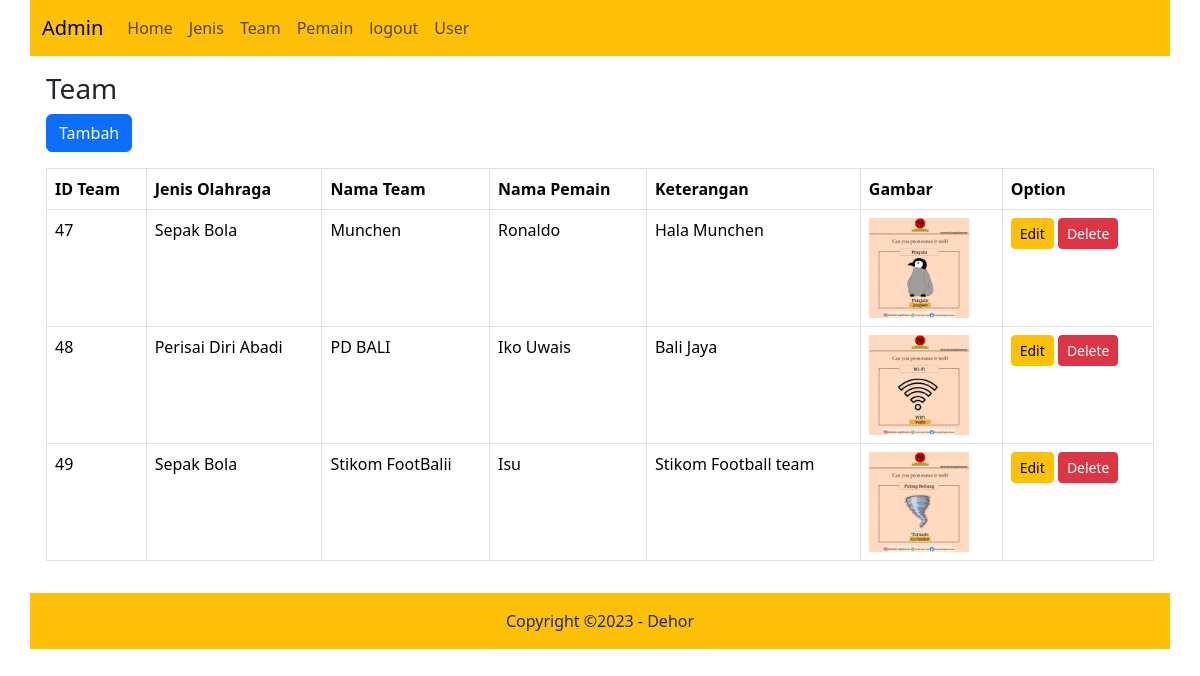
The page /Uas/admin/team/team.php on the database its author committed.
### tables this page shows
CREATE TABLE `tb_team` (
  `id_team` int(10) UNSIGNED NOT NULL,
  `nama` varchar(50) NOT NULL,
  `keterangan` varchar(50) NOT NULL,
  `gambar` varchar(100) NOT NULL,
  `id_jenis` int(10) UNSIGNED NOT NULL,
  `id_pemain` int(11) NOT NULL
);

CREATE TABLE `tb_jenis` (
  `id_jenis` int(10) UNSIGNED NOT NULL,
  `Jenis` varchar(50) NOT NULL
);

CREATE TABLE `tb_pemain` (
  `id_pemain` int(11) NOT NULL,
  `nama` varchar(50) NOT NULL,
  `id_jenis` int(10) UNSIGNED DEFAULT NULL
);

### Uas/admin/functions/functions.php (called while the page is built, shortened)
<?php
$conn =mysqli_connect("localhost","root","","olahraga");
function query($query){
    global $conn;
    $result =mysqli_query($conn, $query);
    $rows = [];
    while( $row = mysqli_fetch_assoc($result)){
        $rows[] = $row;
    }
    return $rows;
}

### Uas/admin/team/team.php (the view)
<?php
require_once '../functions/functions.php';
require_once '../header.php';
 $team = query("SELECT tb_team.nama AS 'nama_team' , tb_pemain.nama AS 'nama_pemain', id_team, jenis, keterangan, gambar
 FROM tb_team
 INNER JOIN tb_jenis ON tb_team.id_jenis = tb_jenis.id_jenis
 INNER JOIN tb_pemain ON tb_team.id_pemain = tb_pemain.id_pemain;");
 ?>
<div class="container">
  <div class="row">
    <div class="col-12 p-3 bg-white">
      <h3>Team</h3>
        <a href="team-tambah.php" class="btn btn-primary mb-3">Tambah</a>
        <table class="table table-bordered">
            <thead>
                <tr>
                    <th>ID Team</th>
                    <th>Jenis Olahraga</th>
                    <th>Nama Team</th>
                    <th>Nama Pemain</th>
                    <th>Keterangan</th>
                    <th>Gambar</th>
                    <th>Option</th>
                </tr>
            </thead>
            <tbody>
            <?php foreach($team as $row):?>
                <tr>
                    <td><?=$row['id_team']?></td>
                    <td><?=$row['jenis']?></td>
                    <td><?=$row['nama_team']?></td>
                    <td><?=$row['nama_pemain']?></td>
                    <td><?=$row['keterangan']?></td>
                    <td><img src="../img/<?=$row['gambar']?>" alt="" width="100px" height="100px"></td>
                    <td>
                    <a href="team-form.php?id_team=<?= $row['id_team'] ?>" class="btn btn-warning btn-sm"> Edit</a>
                    <a href="team-delete.php?id_team=<?= $row['id_team'] ?>" class="btn btn-danger btn-sm" onclick="return confirm('Apakah anda ingin menghapus data ini?')"> Delete</a>
                    </td>
                </tr>
                <?php endforeach; ?>
            </tbody>
        </table>
    </div>
  </div>
</div>
<?php require_once '../footer.php'; ?>

### Uas/admin/header.php (shortened to what this page needs)
<!DOCTYPE html>
<html lang="en">
<head>
    <link href="https://cdn.jsdelivr.net/npm/bootstrap@5.3.2/dist/css/bootstrap.min.css" rel="stylesheet">
    <link rel="stylesheet" href="../../css/style.css">
  </head>
<body class="admin-body">
    <div class="container p-0">
        <div class="row">
            <div class="col-12">
            <nav class="navbar navbar-expand-lg bg-warning">
  <div class="container-fluid">
    <a class="navbar-brand" href="http://localhost/UAS/admin/index.php">Admin</a>
    <div class="collapse navbar-collapse " id="navbarSupportedContent">
      <ul class="navbar-nav me-auto mb-2 mb-lg-0">
        <li class="nav-item">
          <a class="nav-link  text" aria-current="page" href="http://localhost/UAS/admin/index.php">Home</a>
        </li>
        <li class="nav-item">
          <a class="nav-link" href="http://localhost/UAS/admin/jenis/jenis.php">Jenis</a>
        </li>
        <li class="nav-item">
          <a class="nav-link" href="http://localhost/UAS/admin/team/team.php">Team</a>
        </li>
        <li class="nav-item">
          <a class="nav-link" href="http://localhost/UAS/admin/pemain/pemain.php">Pemain</a>
        </li>
        <li class="nav-item">
          <a class="nav-link" href="http://localhost/UAS/admin/logout.php">logout</a>
        </li>
        <li class="nav-item">
          <a class="nav-link" href="http://localhost/UAS/admin/team/userView.php">User</a>
        </li>
    </div>
  </div>
</nav>

### Uas/admin/footer.php (shortened to what this page needs)
<div class="col-12">
    <div class="footer text-center p-3 bg-warning">
      Copyright &copy;2023 - Dehor
    </div>
   </div>
            </div>
        </div>
    </div>
</body>
</html>

### Uas/css/style.css (style rules this page uses)
.admin-body { background-image: url('../img/bg.png'); background-repeat: repeat; }

### rows shown on the page
tb_team: id_team "47", id_jenis.Jenis "Sepak Bola", nama "Munchen", id_pemain.nama "Ronaldo", keterangan "Hala Munchen", gambar (picture)
tb_team: id_team "48", id_jenis.Jenis "Perisai Diri Abadi", nama "PD BALI", id_pemain.nama "Iko Uwais", keterangan "Bali Jaya", gambar (picture)
tb_team: id_team "49", id_jenis.Jenis "Sepak Bola", nama "Stikom FootBalii", id_pemain.nama "Isu", keterangan "Stikom Football team", gambar (picture)
